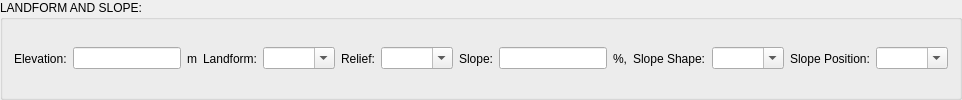
     <widget class="QGroupBox" name="groupBox_5">
      <property name="title">
       <string>LANDFORM AND SLOPE:</string>
      </property>
      <layout class="QHBoxLayout" name="horizontalLayout_3">
       <item>
        <widget class="QLabel" name="label_3">
         <property name="text">
          <string>Elevation:</string>
         </property>
        </widget>
       </item>
       <item>
        <widget class="QLineEdit" name="Elevation_LE">
         <property name="alignment">
          <set>Qt::AlignRight|Qt::AlignTrailing|Qt::AlignVCenter</set>
         </property>
        </widget>
       </item>
       <item>
        <widget class="QLabel" name="label_8">
         <property name="text">
          <string>m</string>
         </property>
        </widget>
       </item>
       <item>
        <widget class="QLabel" name="label_17">
         <property name="text">
          <string>Landform:</string>
         </property>
        </widget>
       </item>
       <item>
        <widget class="QComboBox" name="Landform_CB">
         <property name="editable">
          <bool>true</bool>
         </property>
        </widget>
       </item>
       <item>
        <widget class="QLabel" name="label_18">
         <property name="text">
          <string>Relief:</string>
         </property>
        </widget>
       </item>
       <item>
        <widget class="QComboBox" name="Relief_CB">
         <property name="editable">
          <bool>true</bool>
         </property>
        </widget>
       </item>
       <item>
        <widget class="QLabel" name="label_19">
         <property name="text">
          <string>Slope:</string>
         </property>
        </widget>
       </item>
       <item>
        <widget class="QLineEdit" name="Slope_Percentage_LE">
         <property name="alignment">
          <set>Qt::AlignRight|Qt::AlignTrailing|Qt::AlignVCenter</set>
         </property>
        </widget>
       </item>
       <item>
        <widget class="QLabel" name="label_20">
         <property name="text">
          <string>%,</string>
         </property>
        </widget>
       </item>
       <item>
        <widget class="QLabel" name="label_21">
         <property name="text">
          <string>Slope Shape:</string>
         </property>
        </widget>
       </item>
       <item>
        <widget class="QComboBox" name="Slope_Shape_CB">
         <property name="editable">
          <bool>true</bool>
         </property>
        </widget>
       </item>
       <item>
        <widget class="QLabel" name="label_22">
         <property name="text">
          <string>Slope Position:</string>
         </property>
        </widget>
       </item>
       <item>
        <widget class="QComboBox" name="Slope_Position_CB">
         <property name="editable">
          <bool>true</bool>
         </property>
        </widget>
       </item>
      </layout>
     </widget>
